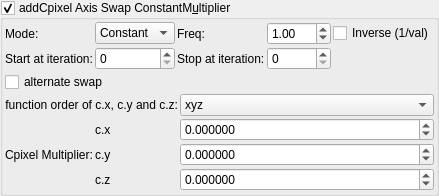
    <widget class="MyGroupBox" name="groupCheck_transf_addCpixel_enabled_false">
     <property name="toolTip">
      <string>&lt;html&gt;&lt;head/&gt;&lt;body&gt;&lt;p&gt;Cpixel is CVector3 c = ( c.x, c.y, c.z). It is each original point (pixel) in 3D space where the iteration starts from, ( c = original z for each point .) It is commonly found in formula structures z = f(z) + c.&lt;/p&gt;&lt;p&gt;The Cpixel multiplier effectively scales this point &amp;quot;c&amp;quot;.&lt;/p&gt;&lt;p&gt;This transform allows the swapping of the order of the &amp;quot;CVector3 c&amp;quot; components before being multiplied by &amp;quot;CVector3 z&amp;quot; components.&lt;/p&gt;&lt;/body&gt;&lt;/html&gt;</string>
     </property>
     <property name="title">
      <string>addCpixel Axis Swap ConstantM&amp;ultiplier</string>
     </property>
     <property name="checkable">
      <bool>true</bool>
     </property>
     <layout class="QVBoxLayout" name="verticalLayout_50">
      <property name="spacing">
       <number>2</number>
      </property>
      <property name="leftMargin">
       <number>2</number>
      </property>
      <property name="topMargin">
       <number>2</number>
      </property>
      <property name="rightMargin">
       <number>2</number>
      </property>
      <property name="bottomMargin">
       <number>2</number>
      </property>
      <item>
       <layout class="QGridLayout" name="gridLayout_81">
        <property name="spacing">
         <number>2</number>
        </property>
        <item row="3" column="3">
         <widget class="MySpinBox" name="spinboxInt_transf_stop_iterations_E">
          <property name="sizePolicy">
           <sizepolicy hsizetype="Preferred" vsizetype="Maximum">
            <horstretch>0</horstretch>
            <verstretch>0</verstretch>
           </sizepolicy>
          </property>
          <property name="maximum">
           <number>999</number>
          </property>
         </widget>
        </item>
      <item row="1" column="0">
       <widget class="QLabel"><property name="text"><string>Mode:</string></property></widget>
      </item>
      <item row="1" column="1">
       <widget class="MyComboBox" name="comboBox_transf_multiplier_value_mode_4">
        <item><property name="text"><string notr="true">Constant</string></property></item>
        <item><property name="text"><string notr="true">Sine</string></property></item>
        <item><property name="text"><string notr="true">Ramp</string></property></item>
       </widget>
      </item>
      <item row="1" column="2">
       <widget class="QLabel"><property name="text"><string>Freq:</string></property></widget>
      </item>
      <item row="1" column="3">
       <widget class="MyDoubleSpinBox" name="spinbox_transf_multiplier_frequency_4">
        <property name="minimum"><double>0.01</double></property><property name="maximum"><double>100.0</double></property>
        <property name="singleStep"><double>0.1</double></property><property name="value"><double>1.0</double></property>
       </widget>
      </item>
      <item row="1" column="4" colspan="2">
       <widget class="MyCheckBox" name="checkBox_transf_multiplier_inverse_4">
        <property name="text"><string>Inverse (1/val)</string></property>
       </widget>
      </item>
        <item row="3" column="2">
         <widget class="QLabel" name="label_52">
          <property name="text">
           <string>Stop at iteration:</string>
          </property>
         </widget>
        </item>
        <item row="3" column="1">
         <widget class="MySpinBox" name="spinboxInt_transf_start_iterations_E">
          <property name="sizePolicy">
           <sizepolicy hsizetype="Minimum" vsizetype="Maximum">
            <horstretch>0</horstretch>
            <verstretch>0</verstretch>
           </sizepolicy>
          </property>
          <property name="minimum">
           <number>0</number>
          </property>
          <property name="maximum">
           <number>999</number>
          </property>
          <property name="value">
           <number>0</number>
          </property>
         </widget>
        </item>
        <item row="3" column="0">
         <widget class="QLabel" name="label_72">
          <property name="text">
           <string>Start at iteration:</string>
          </property>
         </widget>
        </item>
       </layout>
      </item>
      <item>
       <layout class="QGridLayout" name="gridLayout_24" columnstretch="0,0,0,1">
        <property name="spacing">
         <number>2</number>
        </property>
        <item row="0" column="0" colspan="2">
         <widget class="MyCheckBox" name="checkBox_transf_alternate_enabled_false">
          <property name="text">
           <string>alternate swap</string>
          </property>
         </widget>
        </item>
        <item row="3" column="3">
         <widget class="MyDoubleSpinBox" name="spinbox3_transf_constant_multiplier_111_y">
          <property name="sizePolicy">
           <sizepolicy hsizetype="Minimum" vsizetype="Maximum">
            <horstretch>0</horstretch>
            <verstretch>0</verstretch>
           </sizepolicy>
          </property>
          <property name="prefix">
           <string/>
          </property>
          <property name="suffix">
           <string/>
          </property>
          <property name="decimals">
           <number>6</number>
          </property>
          <property name="minimum">
           <double>-99.989999999999995</double>
          </property>
          <property name="maximum">
           <double>99.989999999999995</double>
          </property>
          <property name="singleStep">
           <double>0.100000000000000</double>
          </property>
         </widget>
        </item>
        <item row="2" column="3">
         <widget class="MyDoubleSpinBox" name="spinbox3_transf_constant_multiplier_111_x">
          <property name="sizePolicy">
           <sizepolicy hsizetype="Minimum" vsizetype="Maximum">
            <horstretch>0</horstretch>
            <verstretch>0</verstretch>
           </sizepolicy>
          </property>
          <property name="prefix">
           <string/>
          </property>
          <property name="suffix">
           <string/>
          </property>
          <property name="decimals">
           <number>6</number>
          </property>
          <property name="minimum">
           <double>-99.989999999999995</double>
          </property>
          <property name="maximum">
           <double>99.989999999999995</double>
          </property>
          <property name="singleStep">
           <double>0.100000000000000</double>
          </property>
         </widget>
        </item>
        <item row="2" column="1">
         <widget class="QLabel" name="label_116">
          <property name="text">
           <string notr="true">c.x</string>
          </property>
         </widget>
        </item>
        <item row="3" column="1">
         <widget class="QLabel" name="label_114">
          <property name="text">
           <string notr="true">c.y</string>
          </property>
         </widget>
        </item>
        <item row="4" column="1">
         <widget class="QLabel" name="label_115">
          <property name="text">
           <string notr="true">c.z</string>
          </property>
         </widget>
        </item>
        <item row="4" column="3">
         <widget class="MyDoubleSpinBox" name="spinbox3_transf_constant_multiplier_111_z">
          <property name="sizePolicy">
           <sizepolicy hsizetype="Minimum" vsizetype="Maximum">
            <horstretch>0</horstretch>
            <verstretch>0</verstretch>
           </sizepolicy>
          </property>
          <property name="prefix">
           <string/>
          </property>
          <property name="suffix">
           <string/>
          </property>
          <property name="decimals">
           <number>6</number>
          </property>
          <property name="minimum">
           <double>-99.989999999999995</double>
          </property>
          <property name="maximum">
           <double>99.989999999999995</double>
          </property>
          <property name="singleStep">
           <double>0.100000000000000</double>
          </property>
         </widget>
        </item>
        <item row="2" column="0" rowspan="3">
         <widget class="QLabel" name="label_108">
          <property name="text">
           <string>Cpixel Multiplier:</string>
          </property>
         </widget>
        </item>
        <item row="1" column="3">
         <widget class="MyComboBox" name="comboBox_mandelbulbMulti_order_of_xyz">
          <item>
           <property name="text">
            <string notr="true">xyz</string>
           </property>
          </item>
          <item>
           <property name="text">
            <string notr="true">xzy</string>
           </property>
          </item>
          <item>
           <property name="text">
            <string notr="true">yxz</string>
           </property>
          </item>
          <item>
           <property name="text">
            <string notr="true">yzx</string>
           </property>
          </item>
          <item>
           <property name="text">
            <string notr="true">zxy</string>
           </property>
          </item>
          <item>
           <property name="text">
            <string notr="true">zyx</string>
           </property>
          </item>
         </widget>
        </item>
        <item row="1" column="0" colspan="2">
         <widget class="QLabel" name="label">
          <property name="text">
           <string>function order of c.x, c.y and c.z:</string>
          </property>
          <property name="alignment">
           <set>Qt::AlignRight|Qt::AlignTrailing|Qt::AlignVCenter</set>
          </property>
         </widget>
        </item>
       </layout>
      </item>
     </layout>
    </widget>
